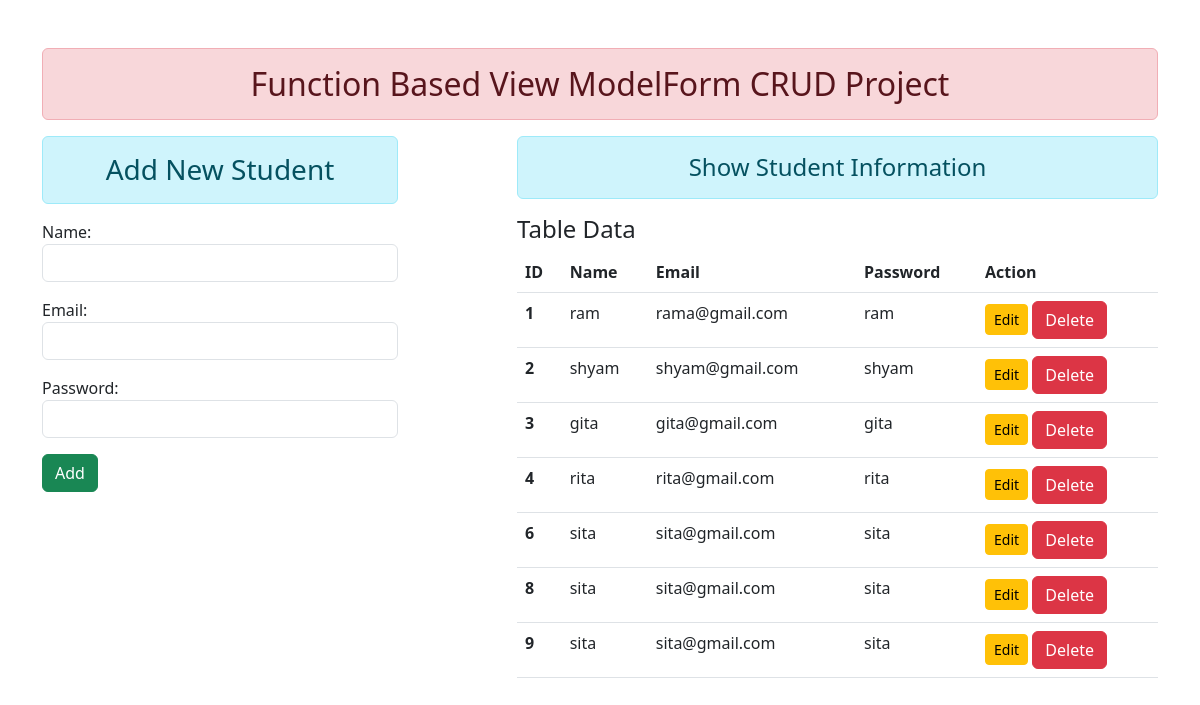
The page / on the database its author committed.
### enroll/models.py (models this page shows)
class User(models.Model):
    name = models.CharField(max_length=70)
    email = models.EmailField(max_length=100)
    password = models.CharField(max_length=100)

### enroll/views.py (the view)
# urls.py: path('', views.add_show, name="addandshow"),
def add_show(request):
    if request.method == "POST":
        fm = StudentRegistration(request.POST)
        if fm.is_valid():
            nm = fm.cleaned_data["name"]
            em = fm.cleaned_data["email"]
            pw = fm.cleaned_data["password"]
            reg = User(name=nm, email=em, password=pw)
            reg.save()
        fm = StudentRegistration()
    else:
        fm = StudentRegistration()
    stud = User.objects.all()
    return render(request, "enroll/addandshow.html", {"form": fm, "stu": stud})

### enroll/forms.py
class StudentRegistration(forms.ModelForm):
    class Meta:
        model = User
        fields = ['name', 'email', 'password']
        widgets = {
            'name' : forms.TextInput(attrs={'class' : 'form-control'}),
            'email' : forms.EmailInput(attrs={'class' : 'form-control'}),
            'password' : forms.PasswordInput(render_value=True, attrs={'class' : 'form-control'}),
        }

### enroll/templates/enroll/addandshow.html (shortened to what this page needs)
{% extends 'enroll/base.html' %}
{% block content %}
    <div class="row">
        <div class="col-sm-4">
            <h3 class="text-center alert alert-info">Add New Student</h3>
            <form action="" method="POST">
                {{ form.as_p }}
                <input type="submit" class="btn btn-success" value="Add">
            </form>
        </div>
        <div class="col-sm-7 offset-1">
            <h4 class="text-center alert alert-info">Show Student Information</h4>
            {% if stu %}
            <h4>Table Data</h4>
            <table class="table table-hover">
                <thead>
                    <tr>
                      <th scope="col">ID</th>
                      <th scope="col">Name</th>
                      <th scope="col">Email</th>
                      <th scope="col">Password</th>
                      <th scope="col">Action</th>
                    </tr>
                  </thead>
                  <tbody>
                    {% for st in stu %}
                    <tr>
                      <th scope="row">{{st.id}}</th>
                      <td>{{st.name}}</td>
                      <td>{{st.email}}</td>
                      <td>{{st.password}}</td>
                      <td>
                        <a href="{% url 'updatedata' st.id %}" class="btn btn-warning btn-sm">Edit</a>
                        <form action="{% url 'deletedata' st.id %}" method="post" class="d-inline">
                            <input type="submit" class="btn btn-danger" value="Delete">
                        </form>
                      </td>
                    </tr>
                    {% endfor %}
                  </tbody>
              </table>
            {% else %}
            <h4 class="text-center alert alert-warning">No Records</h4>
            {% endif %}
        </div>
    </div>
{% endblock content %}

### enroll/templates/enroll/base.html (shortened to what this page needs)
<!DOCTYPE html>
{% load static %}
<html lang="en">
<head>
    <link rel="stylesheet" href="{% static 'enroll/css/bootstrap.css' %}">
</head>
<body>
    <div class="container mt-5">
        <h2 class="text-center alert alert-danger">Function Based View ModelForm CRUD Project</h2>
        {% block content %}
        {% endblock content %}
    </div>
</body>
</html>

### rows shown on the page
User: id "1", name "ram", email "rama@gmail.com", password "ram"
User: id "2", name "shyam", email "shyam@gmail.com", password "shyam"
User: id "3", name "gita", email "gita@gmail.com", password "gita"
User: id "4", name "rita", email "rita@gmail.com", password "rita"
User: id "6", name "sita", email "sita@gmail.com", password "sita"
User: id "8", name "sita", email "sita@gmail.com", password "sita"
User: id "9", name "sita", email "sita@gmail.com", password "sita"
